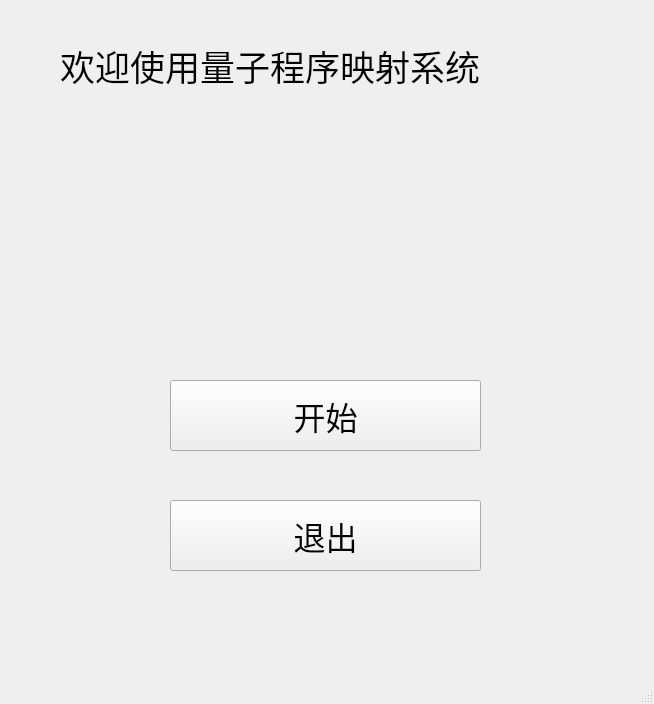
<?xml version="1.0" encoding="UTF-8"?>
<ui version="4.0">
 <class>MainWindow</class>
 <widget class="QMainWindow" name="MainWindow">
  <property name="geometry">
   <rect>
    <x>0</x>
    <y>0</y>
    <width>654</width>
    <height>704</height>
   </rect>
  </property>
  <property name="windowTitle">
   <string>MainWindow</string>
  </property>
  <widget class="QWidget" name="centralwidget">
   <widget class="QLabel" name="label">
    <property name="geometry">
     <rect>
      <x>60</x>
      <y>40</y>
      <width>521</width>
      <height>51</height>
     </rect>
    </property>
    <property name="font">
     <font>
      <family>楷体</family>
      <pointsize>26</pointsize>
     </font>
    </property>
    <property name="text">
     <string>欢迎使用量子程序映射系统</string>
    </property>
   </widget>
   <widget class="QPushButton" name="pushButton">
    <property name="geometry">
     <rect>
      <x>170</x>
      <y>380</y>
      <width>311</width>
      <height>71</height>
     </rect>
    </property>
    <property name="font">
     <font>
      <family>宋体</family>
      <pointsize>24</pointsize>
     </font>
    </property>
    <property name="text">
     <string>开始</string>
    </property>
   </widget>
   <widget class="QPushButton" name="pushButton_2">
    <property name="geometry">
     <rect>
      <x>170</x>
      <y>500</y>
      <width>311</width>
      <height>71</height>
     </rect>
    </property>
    <property name="font">
     <font>
      <family>宋体</family>
      <pointsize>24</pointsize>
     </font>
    </property>
    <property name="text">
     <string>退出</string>
    </property>
   </widget>
  </widget>
  <widget class="QMenuBar" name="menubar">
   <property name="geometry">
    <rect>
     <x>0</x>
     <y>0</y>
     <width>654</width>
     <height>26</height>
    </rect>
   </property>
  </widget>
  <widget class="QStatusBar" name="statusbar"/>
 </widget>
 <resources/>
 <connections/>
</ui>
